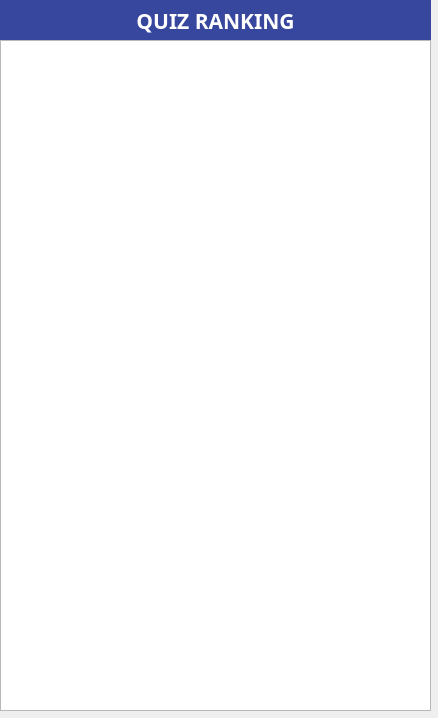
<?xml version="1.0" encoding="UTF-8"?>
<ui version="4.0">
 <class>ranking_widget</class>
 <widget class="QWidget" name="ranking_widget">
  <property name="geometry">
   <rect>
    <x>0</x>
    <y>0</y>
    <width>438</width>
    <height>718</height>
   </rect>
  </property>
  <property name="windowTitle">
   <string>Form</string>
  </property>
  <widget class="QLabel" name="lb_rankTitle">
   <property name="geometry">
    <rect>
     <x>0</x>
     <y>0</y>
     <width>431</width>
     <height>41</height>
    </rect>
   </property>
   <property name="minimumSize">
    <size>
     <width>100</width>
     <height>0</height>
    </size>
   </property>
   <property name="font">
    <font>
     <family>나눔스퀘어라운드 Bold</family>
     <pointsize>16</pointsize>
     <bold>true</bold>
    </font>
   </property>
   <property name="styleSheet">
    <string notr="true">color: rgb(255, 255, 255);
background-color: rgb(55, 71, 158);
border-radius: 0px;</string>
   </property>
   <property name="text">
    <string>QUIZ RANKING</string>
   </property>
   <property name="alignment">
    <set>Qt::AlignCenter</set>
   </property>
  </widget>
  <widget class="QTableWidget" name="tbw_ranking">
   <property name="geometry">
    <rect>
     <x>0</x>
     <y>40</y>
     <width>431</width>
     <height>671</height>
    </rect>
   </property>
  </widget>
 </widget>
 <resources/>
 <connections/>
</ui>
